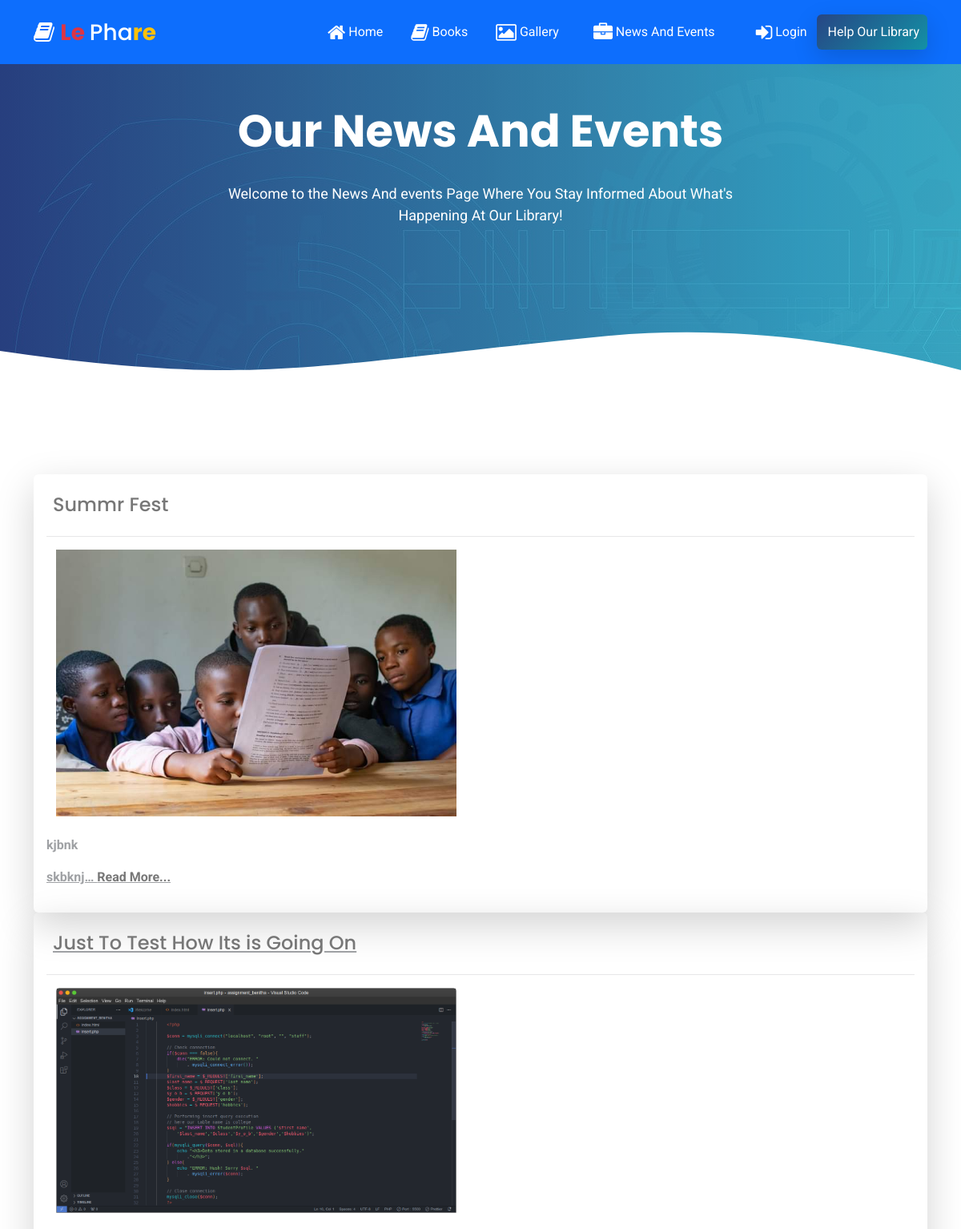
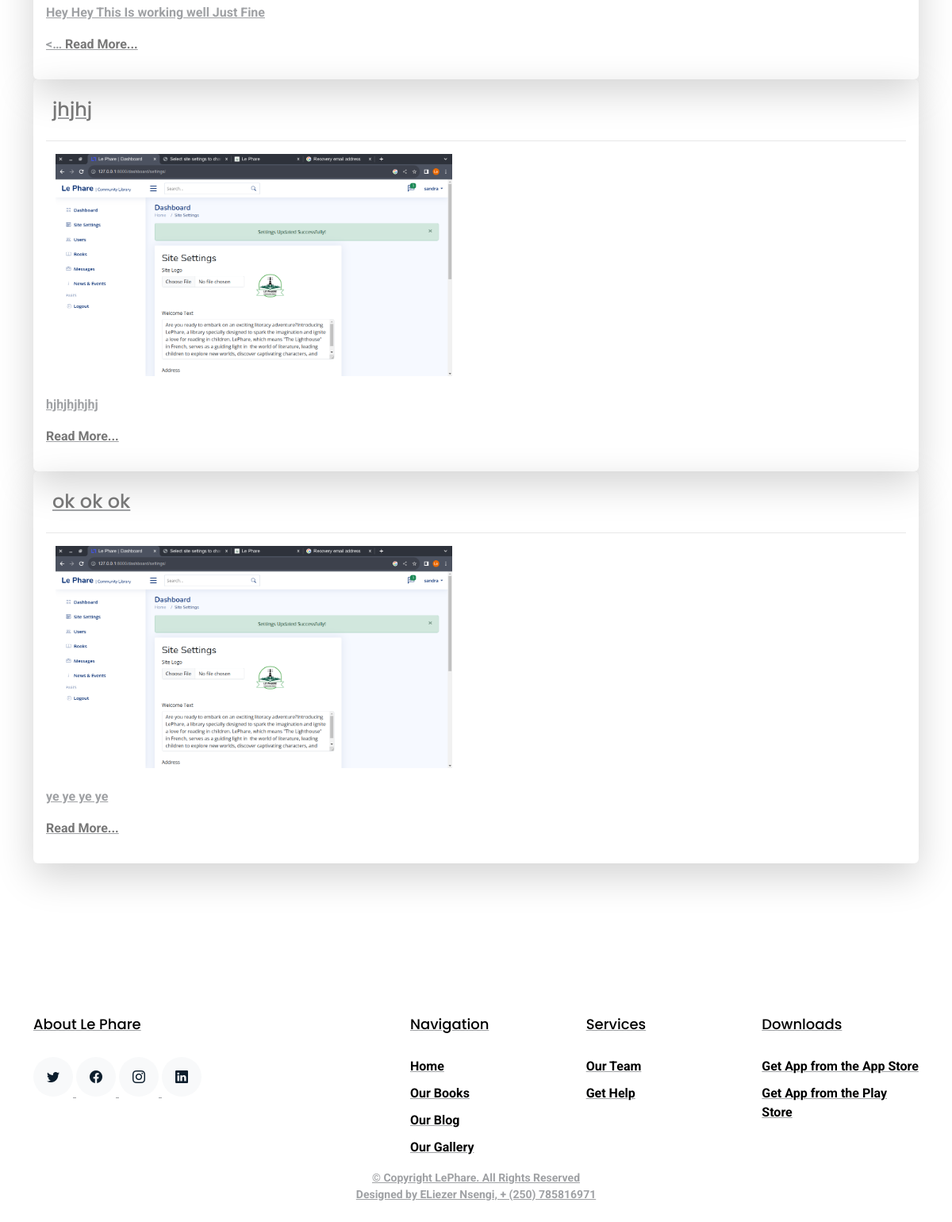
Page /news/ on the committed database (2 pictures, top to bottom).
### MainApp/models.py (models this page shows, shortened)
class NewsAndEvents(models.Model):
    title = models.CharField(max_length=255)
    slug = models.SlugField(unique=True)
    image = models.ImageField(upload_to="news/", null=True, blank=True)
    content = FroalaField()
    created_at = models.DateTimeField(auto_now_add=True)
    edited_at = models.DateTimeField(auto_now=True)
    class Meta:
        ordering = ["-created_at"]

### MainApp/views.py (the view)
# urls.py: path("news/", News.as_view()),
def News(request):
    news = NewsAndEvents.objects.all()
    context = {
        "news": news,
    }
    return render(request, "news.html", context)

### MainApp/templates/news.html (shortened to what this page needs)
{% extends 'base.html'%} {% load static %} {% block content %}
<main id="main">
  <section class="hero-section inner-page">
    <div class="wave">
    </div>
    <div class="container">
      <div class="row align-items-center">
        <div class="col-12">
          <div class="row justify-content-center">
            <div class="col-md-7 text-center hero-text">
              <h1 data-aos="fade-up" data-aos-delay="">Our News And Events</h1>
              <p class="mb-5" data-aos="fade-up" data-aos-delay="100">
                Welcome to the News And events Page Where You Stay Informed
                About What's Happening At Our Library!
              </p>
            </div>
          </div>
        </div>
      </div>
    </div>
  </section>
  <section class="section">
    <div class="container">
      <div class="row">
         <div class="min-h-screen flex justify-center items-center bg-gray-100">
            {% for news in news %}
          <div class="grid grid-cols-3 gap-4">
            <div class="max-w-md rounded shadow-lg">
              <div class="p-3">
                <div>
                  <h4 class="p-2 text-lg font-bold leading-tight">
                    <a href="/news/{{news.slug}}">
                    {{news.title}}</a>
                  </h4>
                  <hr />
                </div>
                <div class="flex items-center mb-2 container">
                  <img
                    src="{{news.image.url}}"
                    class="rounded-full h-10 w-10 mr-3"
                    width="500"
                    height=""
                  />
                </div>
                <p class="mb-4 text-gray-700">{{news.content | safe | truncatechars:50}} <a href="/news/{{news.slug}}">Read More...</a></p>
                </div>
              </div>
            </div>
              {% endfor %}
          </div>
        </div>
      </div>
  </section>
</main>
{% include 'footer.html'%} {% endblock %}

### static/assets/css/style.css (style rules this page uses)
html { overflow-x: hidden; }
body { font-family: "Roboto", sans-serif; color: #9fa1a4; line-height: 1.5; }
a { color: #777; text-decoration: none; transition: 0.3s all ease; }
h1, h2, h3, h4, h5, h6, .font-heading { font-family: "Poppins", sans-serif; color: #000; }
.container { z-index: 2; position: relative; }
section { overflow: hidden; }
.section { padding: 7rem 0; }
.hero-section { background: linear-gradient( to right, rgba(39, 70, 133, 0.8) 0%, rgba(61, 179, 197, 0.8) 100% ), url(../img/hero-bg.jpg); position: relative; }
.hero-section .wave { width: 100%; overflow: hidden; position: absolute; z-index: 1; bottom: -150px; }
.hero-section .wave svg { width: 100%; }
.hero-section, .hero-section > .container > .row { height: 100vh; min-height: 880px; }
.hero-section.inner-page { height: 60vh; min-height: 0; }
.hero-section.inner-page .hero-text { transform: translateY(-150px); margin-top: -120px; }
.hero-section h1 { font-size: 3.5rem; color: #fff; font-weight: 700; margin-bottom: 30px; }
.hero-section p { font-size: 18px; color: #fff; }

### rows in the picture
NewsAndEvents: title "Summr Fest", image (picture), content "kjbnk skbknj…"
NewsAndEvents: title "Just To Test How Its is Going On", image (picture), content "Hey Hey This Is working well Just Fine <…"
NewsAndEvents: title "jhjhj", image (picture), content "hjhjhjhjhj"
NewsAndEvents: title "ok ok ok", image (picture), content "ye ye ye ye"
